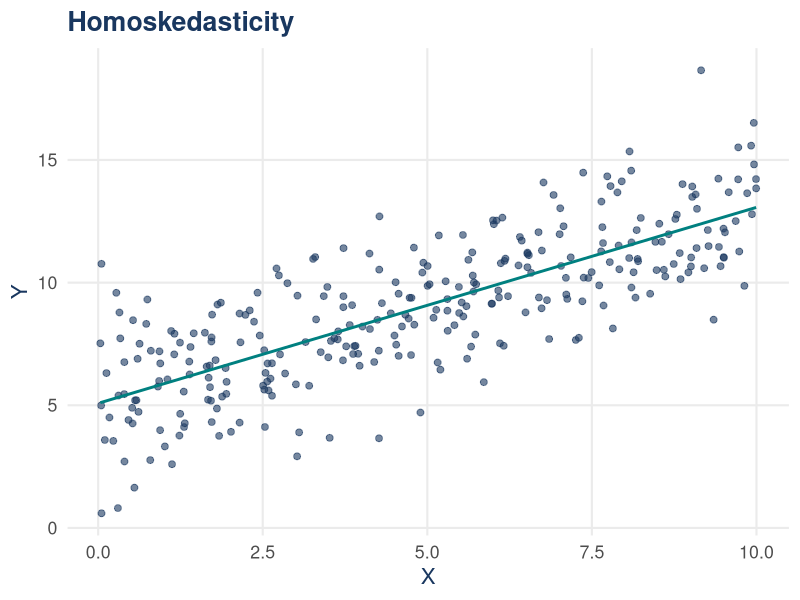
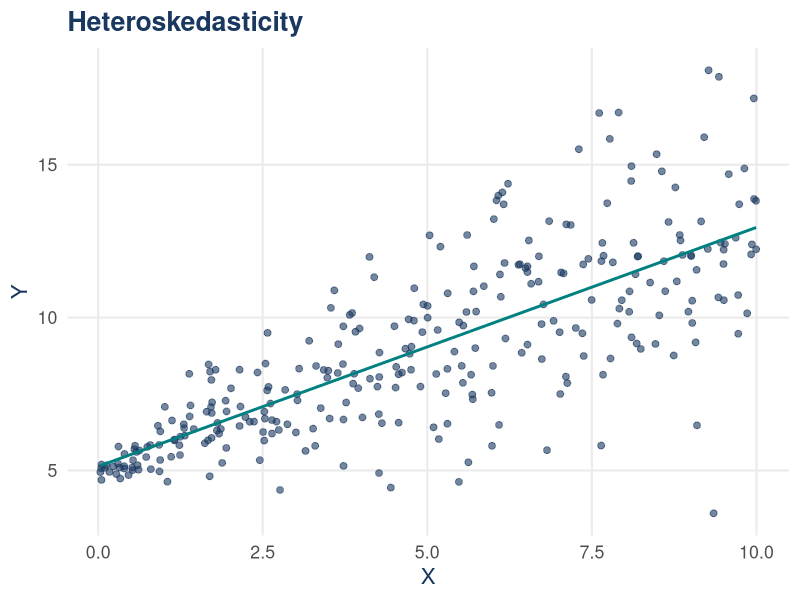

R code for these plots, in order:
# Generate Chapter 5 heteroskedasticity illustrations
# Output: slides/ch5/ch5_figures/homoskedasticity-pic.png, heteroskedasticity-pic.png

library(ggplot2)

set.seed(3505)

n <- 300
x <- runif(n, 0, 10)

# Homoskedastic errors
u_homo <- rnorm(n, mean = 0, sd = 2)
y_homo <- 5 + 0.8 * x + u_homo

data_homo <- data.frame(x = x, y = y_homo)

# Heteroskedastic errors (variance increases with X)
scale_hetero <- 0.2 + 0.35 * x
u_hetero <- rnorm(n, mean = 0, sd = scale_hetero)
y_hetero <- 5 + 0.8 * x + u_hetero

data_hetero <- data.frame(x = x, y = y_hetero)

base_theme <- theme_minimal(base_size = 16) +
  theme(
    plot.title = element_text(color = "#19375F", face = "bold"),
    axis.title = element_text(color = "#19375F"),
    panel.grid.minor = element_blank()
  )

p_homo <- ggplot(data_homo, aes(x = x, y = y)) +
  geom_point(alpha = 0.6, size = 2, color = "#19375F") +
  geom_smooth(method = "lm", se = FALSE, color = "#008080", linewidth = 1) +
  labs(
    title = "Homoskedasticity",
    x = "X",
    y = "Y"
  ) +
  base_theme

p_hetero <- ggplot(data_hetero, aes(x = x, y = y)) +
  geom_point(alpha = 0.6, size = 2, color = "#19375F") +
  geom_smooth(method = "lm", se = FALSE, color = "#008080", linewidth = 1) +
  labs(
    title = "Heteroskedasticity",
    x = "X",
    y = "Y"
  ) +
  base_theme

out_dir <- "/Users/ebeam/Dropbox/GitHub/econ3500.s26/slides/ch5/ch5_figures"

png(file.path(out_dir, "homoskedasticity-pic.png"), width = 1200, height = 800, res = 150)
print(p_homo)
dev.off()

png(file.path(out_dir, "heteroskedasticity-pic.png"), width = 1200, height = 800, res = 150)
print(p_hetero)
dev.off()
